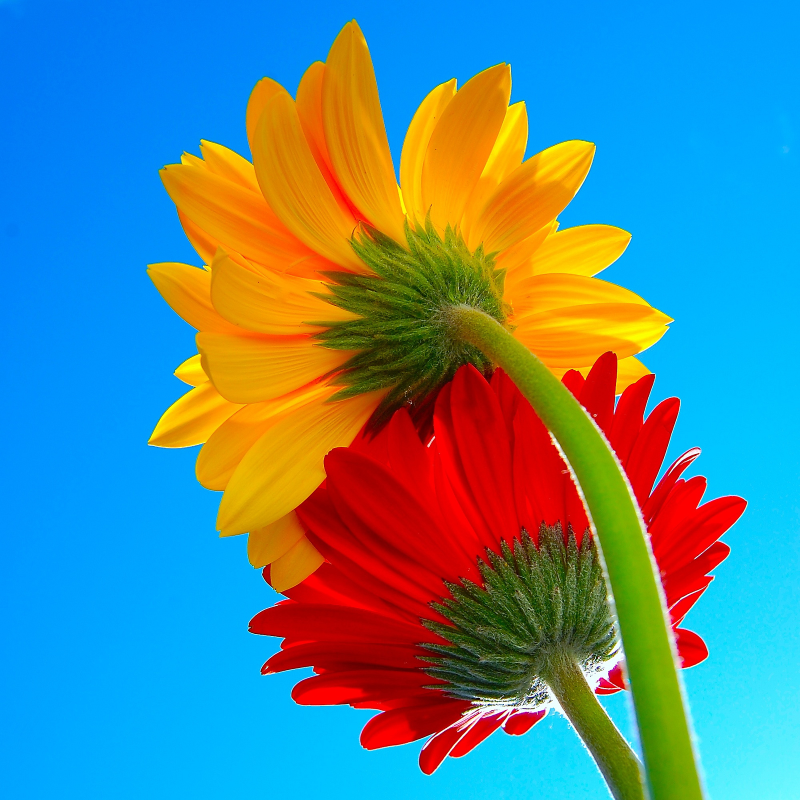
#> input picture Proyecto/Transformaciones/flowers.jpg, 1600 x 1600 px (shown at 1/2 size)
$ python rotacion.py
#> lines starting #> are read from the running program, lines starting #| are printed output that depends on the picture
import cv2
import numpy as np
import math

imagen = cv2.imread('flowers.jpg')
#> imagen is the input picture: shape (1600, 1600, 3); mean B, G, R 144, 134.6, 86.4
imagen = cv2.resize(imagen, (500, 500))
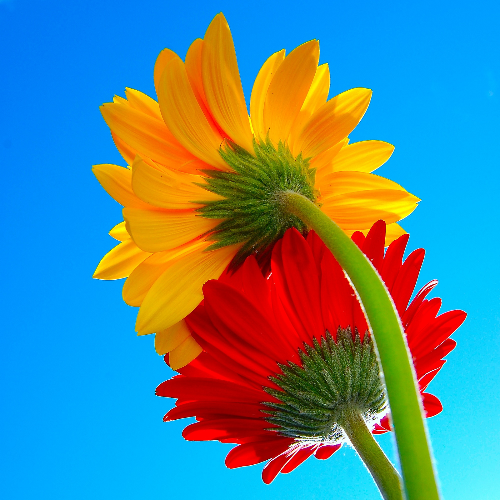
#> imagen: shape (500, 500, 3); mean B, G, R 143.9, 134.5, 86.3

angulo = 45

alto, ancho = imagen.shape[:2]
#> alto = 500; ancho = 500

centroX = ancho // 2
#> centroX = 250
centroY = alto // 2
#> centroY = 250

anguloRad = math.radians(angulo)

imagenRotada = np.zeros_like(imagen)

for y in range(alto):
    for x in range(ancho):
        # Calcular la posicion del pixel original despues de la rotacion
        nuevoX = int((x - centroX) * math.cos(anguloRad) - (y - centroY) * math.sin(anguloRad) + centroX)
        nuevoY = int((x - centroX) * math.sin(anguloRad) + (y - centroY) * math.cos(anguloRad) + centroY)

        # Verificar si las coordenadas rotadas estan dentro de los limites de la imagen
        if 0 <= nuevoX < ancho and 0 <= nuevoY < alto:
            # Asignar el valor del pixel original al pixel correspondiente en la imagen rotada
            imagenRotada[nuevoY, nuevoX] = imagen[y, x]
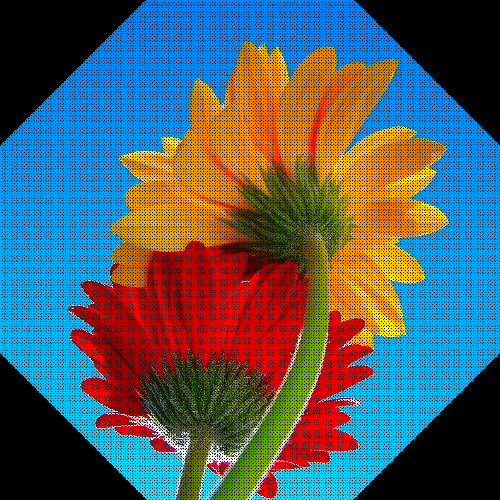
#> imagenRotada: shape (500, 500, 3); mean B, G, R 85.6, 88, 68.8

cv2.imshow('Imagen Original', imagen)
cv2.imshow('Imagen Rotada Manualmente', imagenRotada)

cv2.waitKey(0)
cv2.destroyAllWindows()

$ run again, with Proyecto/Transformaciones/nina.jpg copied over Proyecto/Transformaciones/flowers.jpg
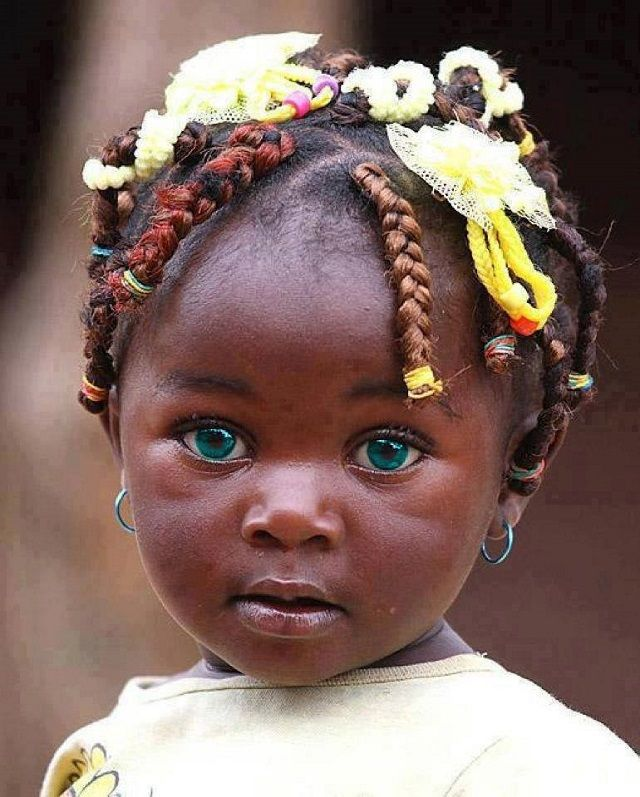
#> input picture Proyecto/Transformaciones/nina.jpg, 640 x 797 px
#> imagen is the input picture: shape (797, 640, 3); mean B, G, R 100.3, 107.3, 131.6
#> `imagen = cv2.resize(imagen, (500, 500))`:
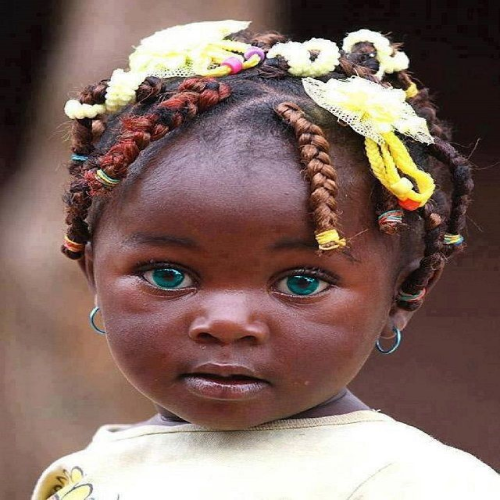
#> imagen: shape (500, 500, 3); mean B, G, R 100.2, 107.2, 131.5
#> after the loop `for y in range(alto):`:
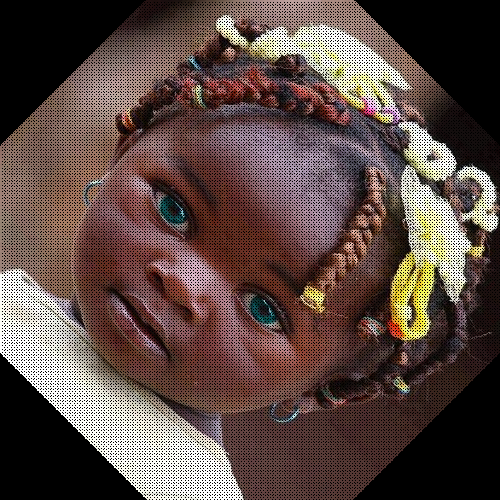
#> imagenRotada: shape (500, 500, 3); mean B, G, R 69.7, 74.8, 92.9
